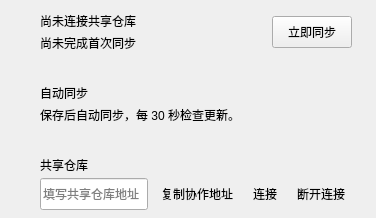
<?xml version="1.0" encoding="UTF-8"?>
<ui version="4.0">
 <class>HomePageCollaborationPage</class>
 <widget class="QWidget" name="HomePageCollaborationPage">
  <property name="minimumSize"><size><width>0</width><height>0</height></size></property>
  <layout class="QVBoxLayout" name="rootLayout">
   <property name="leftMargin"><number>0</number></property><property name="topMargin"><number>0</number></property><property name="rightMargin"><number>0</number></property><property name="bottomMargin"><number>0</number></property><property name="spacing"><number>0</number></property>
   <item><widget class="QScrollArea" name="scroll">
    <property name="frameShape"><enum>QFrame::NoFrame</enum></property><property name="widgetResizable"><bool>true</bool></property>
    <property name="horizontalScrollBarPolicy"><enum>Qt::ScrollBarAlwaysOff</enum></property>
    <widget class="QWidget" name="content">
     
     <layout class="QVBoxLayout" name="contentLayout">
      <property name="leftMargin"><number>40</number></property><property name="topMargin"><number>12</number></property><property name="rightMargin"><number>24</number></property><property name="bottomMargin"><number>8</number></property><property name="spacing"><number>32</number></property>
      <item><layout class="QHBoxLayout" name="statusRow" stretch="1,0"><property name="spacing"><number>24</number></property>
       <item><layout class="QVBoxLayout" name="statusLayout"><property name="spacing"><number>4</number></property>
        <item><layout class="QHBoxLayout" name="statusTextRow"><property name="spacing"><number>8</number></property><item><widget class="QLabel" name="stateLabel"><property name="text"><string>尚未连接共享仓库</string></property></widget></item><item><spacer name="stateSpace"><property name="orientation"><enum>Qt::Horizontal</enum></property><property name="sizeHint" stdset="0"><size><width>0</width><height>0</height></size></property></spacer></item></layout></item>
        <item><widget class="QLabel" name="lastSync"><property name="text"><string>尚未完成首次同步</string></property><property name="wordWrap"><bool>true</bool></property><property name="textFormat"><enum>Qt::PlainText</enum></property></widget></item>
       </layout></item>
       <item alignment="Qt::AlignLeft|Qt::AlignVCenter"><widget class="QPushButton" name="syncButton"><property name="text"><string>立即同步</string></property><property name="accessibleName"><string>立即同步全部方案</string></property><property name="toolTip"><string>同步全部方案的已保存版本和里程碑</string></property><property name="minimumSize"><size><width>0</width><height>32</height></size></property><property name="autoDefault"><bool>false</bool></property></widget></item>
      </layout></item>
      <item><layout class="QHBoxLayout" name="automaticRow" stretch="1"><property name="spacing"><number>24</number></property>
       <item><layout class="QVBoxLayout" name="automaticLayout"><property name="spacing"><number>4</number></property>
        <item><widget class="QLabel" name="automaticTitle"><property name="text"><string>自动同步</string></property></widget></item>
        <item><widget class="QLabel" name="automaticHint"><property name="wordWrap"><bool>true</bool></property><property name="text"><string>保存后自动同步，每 30 秒检查更新。</string></property><property name="toolTip"><string>保存后等待 3 秒，合并连续修改。新增、修改和删除都会同步；内容冲突时由你选择。</string></property></widget></item>
       </layout></item>
      </layout></item>
      <item><layout class="QVBoxLayout" name="remoteLayout"><property name="spacing"><number>4</number></property>
       <item><widget class="QLabel" name="remoteTitle"><property name="text"><string>共享仓库</string></property></widget></item>
       <item><layout class="QHBoxLayout" name="addressRow"><property name="spacing"><number>6</number></property>
        <item><widget class="QLineEdit" name="remoteUrl"><property name="placeholderText"><string>填写共享仓库地址</string></property><property name="toolTip"><string>例如 https://github.com/team/project.git</string></property><property name="accessibleName"><string>共享仓库地址</string></property><property name="minimumSize"><size><width>0</width><height>32</height></size></property></widget></item>
        <item alignment="Qt::AlignLeft|Qt::AlignVCenter"><widget class="QToolButton" name="copyButton"><property name="text"><string>复制协作地址</string></property><property name="toolTip"><string>复制协作地址</string></property><property name="accessibleName"><string>复制协作地址</string></property><property name="autoRaise"><bool>true</bool></property><property name="focusPolicy"><enum>Qt::TabFocus</enum></property><property name="minimumSize"><size><width>28</width><height>32</height></size></property></widget></item>
        <item alignment="Qt::AlignLeft|Qt::AlignVCenter"><widget class="QToolButton" name="connectButton"><property name="text"><string>连接</string></property><property name="toolTip"><string>连接</string></property><property name="accessibleName"><string>连接</string></property><property name="autoRaise"><bool>true</bool></property><property name="focusPolicy"><enum>Qt::TabFocus</enum></property><property name="minimumSize"><size><width>28</width><height>32</height></size></property></widget></item>
        <item alignment="Qt::AlignLeft|Qt::AlignVCenter"><widget class="QToolButton" name="disconnectButton"><property name="text"><string>断开连接</string></property><property name="toolTip"><string>断开连接</string></property><property name="accessibleName"><string>断开连接</string></property><property name="autoRaise"><bool>true</bool></property><property name="focusPolicy"><enum>Qt::TabFocus</enum></property><property name="minimumSize"><size><width>28</width><height>32</height></size></property></widget></item>
       </layout></item>
      </layout></item>
      <item><spacer name="bottomSpace"><property name="orientation"><enum>Qt::Vertical</enum></property><property name="sizeHint" stdset="0"><size><width>0</width><height>0</height></size></property></spacer></item>
     </layout>
    </widget>
   </widget></item>
  </layout>
 </widget>
 <resources/>
 <connections/>
</ui>
